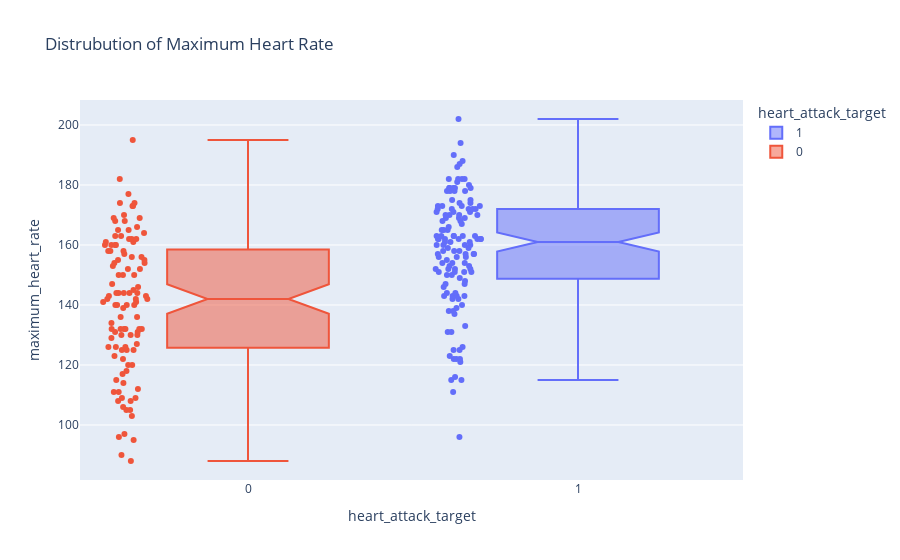

Source (notebook cell):
### Markdown cell above
The box plot indicates that the distribution for heart attacks in patients with a cholesterol between 209 and 282 can be both negative and positive for heart attacks. What this tells us is that cholesterol by itself is not a good indicator for heart attacks in a person.

### Code cell
px.box(train_copy, y="maximum_heart_rate", x="heart_attack_target", color='heart_attack_target', notched=True, points='all', title="Distrubution of Maximum Heart Rate")

### Figure 1 — Plotly figure (JSON) as saved in the notebook; plotly's stock layout.template omitted (floating-point values rounded to 4 significant figures; data arrays with more than 128 entries replaced by an {"elided": "..."} marker saying what was removed)
{"data": [{"alignmentgroup": "True", "boxpoints": "all", "hovertemplate": "heart_attack_target=%{x}<br>maximum_heart_rate=%{y}<extra></extra>", "legendgroup": "1", "marker": {"color": "#636efa"}, "name": "1", "notched": true, "offsetgroup": "1", "orientation": "v", "showlegend": true, "type": "box", "x": {"elided": "133 int values"}, "x0": " ", "xaxis": "x", "y": {"elided": "133 int values"}, "y0": " ", "yaxis": "y"}, {"alignmentgroup": "True", "boxpoints": "all", "hovertemplate": "heart_attack_target=%{x}<br>maximum_heart_rate=%{y}<extra></extra>", "legendgroup": "0", "marker": {"color": "#EF553B"}, "name": "0", "notched": true, "offsetgroup": "0", "orientation": "v", "showlegend": true, "type": "box", "x": [0, 0, 0, 0, 0, 0, 0, 0, 0, 0, 0, 0, 0, 0, 0, 0, 0, 0, 0, 0, 0, 0, 0, 0, 0, 0, 0, 0, 0, 0, 0, 0, 0, 0, 0, 0, 0, 0, 0, 0, 0, 0, 0, 0, 0, 0, 0, 0, 0, 0, 0, 0, 0, 0, 0, 0, 0, 0, 0, 0, 0, 0, 0, 0, 0, 0, 0, 0, 0, 0, 0, 0, 0, 0, 0, 0, 0, 0, 0, 0, 0, 0, 0, 0, 0, 0, 0, 0, 0, 0, 0, 0, 0, 0, 0, 0, 0, 0, 0, 0, 0, 0, 0, 0, 0, 0, 0, 0, 0], "x0": " ", "xaxis": "x", "y": [111, 147, 160, 158, 154, 132, 164, 134, 163, 105, 160, 122, 131, 140, 156, 120, 152, 144, 153, 165, 125, 130, 142, 143, 142, 109, 140, 144, 123, 150, 156, 173, 160, 125, 118, 108, 132, 169, 114, 136, 95, 195, 139, 155, 111, 150, 127, 140, 103, 146, 125, 174, 136, 162, 145, 168, 160, 168, 132, 96, 120, 132, 177, 141, 126, 162, 170, 182, 150, 126, 112, 152, 97, 169, 157, 140, 166, 144, 165, 158, 117, 130, 162, 141, 132, 142, 154, 130, 161, 108, 143, 129, 90, 161, 88, 132, 158, 115, 109, 155, 173, 106, 105, 131, 126, 144, 174, 163, 144], "y0": " ", "yaxis": "y"}], "layout": {"boxmode": "overlay", "legend": {"title": {"text": "heart_attack_target"}, "tracegroupgap": 0}, "title": {"text": "Distrubution of Maximum Heart Rate"}, "xaxis": {"anchor": "y", "categoryarray": [1, 0], "categoryorder": "array", "domain": [0, 1], "title": {"text": "heart_attack_target"}}, "yaxis": {"anchor": "x", "domain": [0, 1], "title": {"text": "maximum_heart_rate"}}}}
